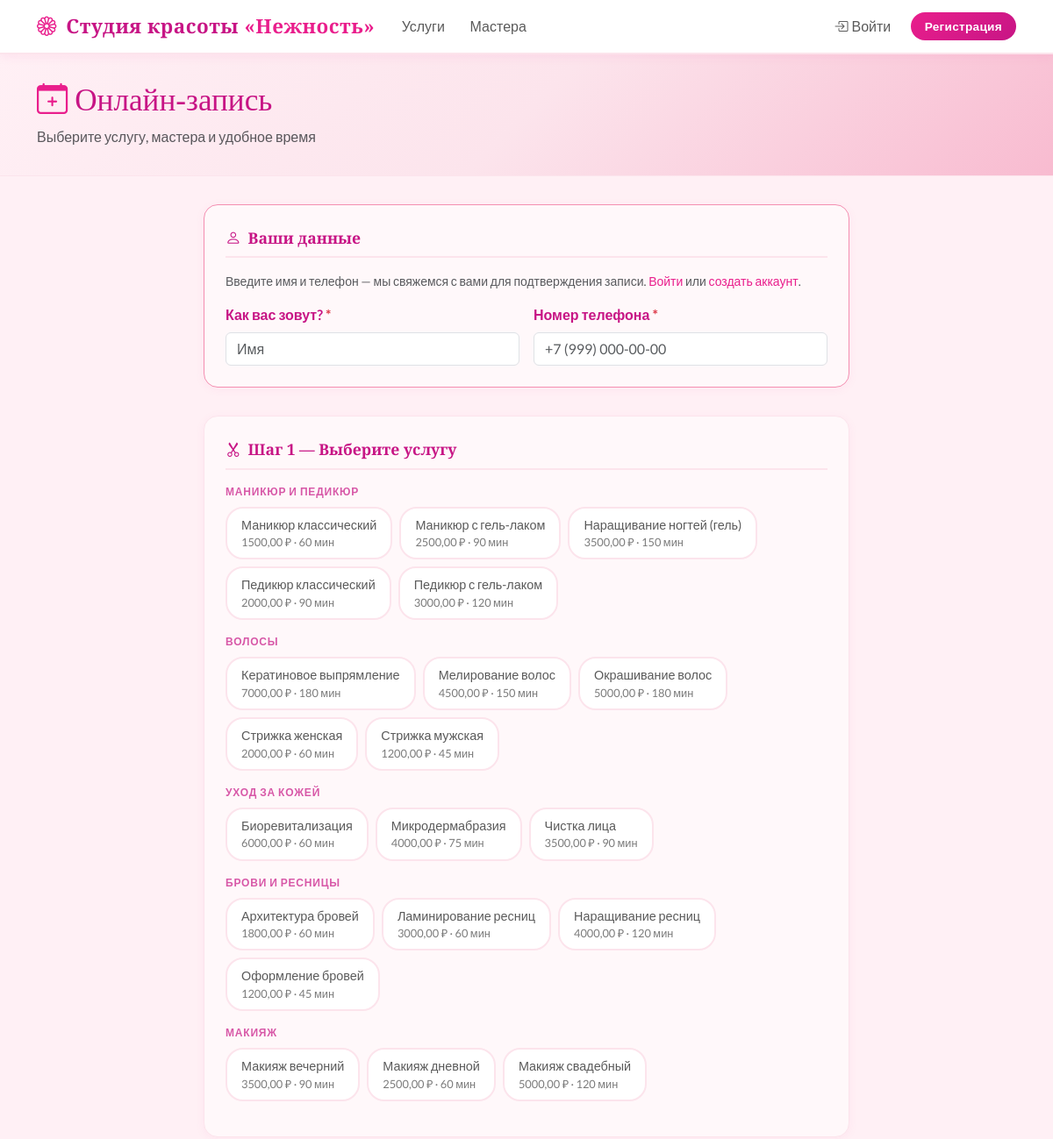
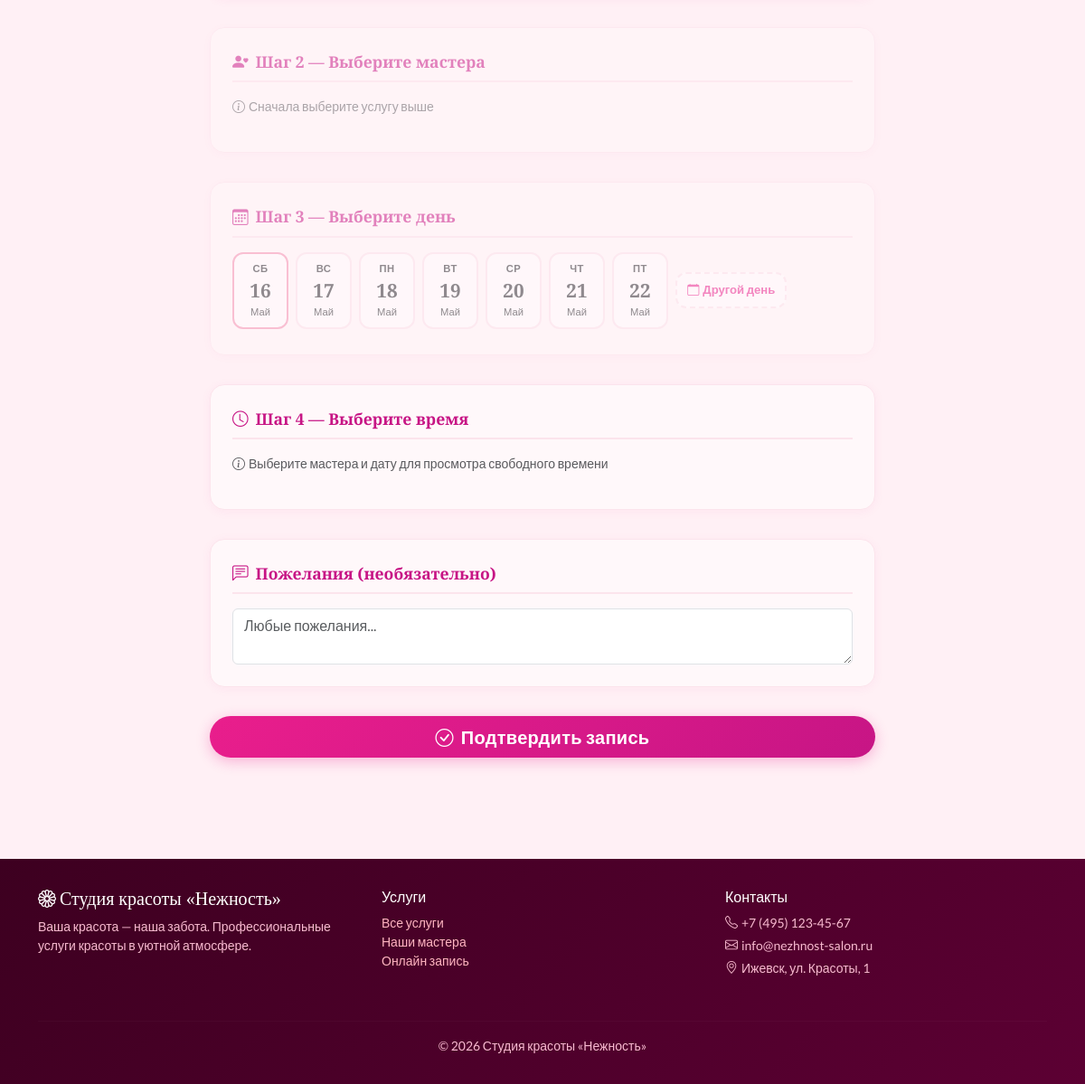
The app's page /bookings/book/ with its own data (2 pictures, top to bottom).
### apps/masters/models.py (models this page shows, shortened)
class Service(models.Model):
    CATEGORY_MANICURE = 'manicure'
    CATEGORY_HAIR = 'hair'
    CATEGORY_SKIN = 'skin'
    CATEGORY_BROWS = 'brows'
    CATEGORY_MAKEUP = 'makeup'
    CATEGORY_OTHER = 'other'
    CATEGORY_CHOICES = [
        (CATEGORY_MANICURE, 'Маникюр и педикюр'),
        (CATEGORY_HAIR, 'Волосы'),
        (CATEGORY_SKIN, 'Уход за кожей'),
        (CATEGORY_BROWS, 'Брови и ресницы'),
        (CATEGORY_MAKEUP, 'Макияж'),
        (CATEGORY_OTHER, 'Другое'),
    ]
    name = models.CharField('Название услуги', max_length=200)
    category = models.CharField('Категория', max_length=20, choices=CATEGORY_CHOICES, default=CATEGORY_OTHER)
    photo = models.ImageField('Фото услуги', upload_to='services/', blank=True, null=True)
    duration_minutes = models.PositiveIntegerField('Длительность (мин)')
    price = models.DecimalField('Цена', max_digits=10, decimal_places=2)
    description = models.TextField('Описание', blank=True)
    is_active = models.BooleanField('Активна', default=True)
    class Meta:
        verbose_name = 'Услуга'
        verbose_name_plural = 'Услуги'

### apps/bookings/views.py (the view, shortened to what this page needs)
# urls.py: path('book/', views.book, name='book'),
def book(request):
    client = None
    if request.user.is_authenticated:
        try:
            client = request.user.client_profile
        except Client.DoesNotExist:
            pass
    selected_service_id = request.GET.get('service', '')
    if request.method == 'POST':
        form = BookingForm(request.POST)
        selected_service_id = request.POST.get('service', selected_service_id)
        guest_name = request.POST.get('guest_name', '').strip()
        guest_phone = request.POST.get('guest_phone', '').strip()
        guest_errors = {}
        if not client:
            if not guest_name:
                guest_errors['guest_name'] = 'Пожалуйста, введите ваше имя.'
            if not guest_phone:
                guest_errors['guest_phone'] = 'Пожалуйста, введите номер телефона.'
        if form.is_valid() and not guest_errors:
            booking_master = form.cleaned_data['master']
            booking_service = form.cleaned_data['service']
            booking_date = form.cleaned_data['date']
            start_time = form.cleaned_data['start_time']
            end_time = form.cleaned_data['end_time']
            notes = form.cleaned_data.get('notes', '')
            with transaction.atomic():
                conflicts = Booking.objects.select_for_update().filter(
                    master=booking_master,
                    date=booking_date,
                    status__in=['pending', 'confirmed', 'arrived'],
                    start_time__lt=end_time,
                    end_time__gt=start_time,
                )
                if conflicts.exists():
                    messages.error(request, 'К сожалению, это время уже занято. Пожалуйста, выберите другое.')
                    return redirect('book')
                booking = Booking.objects.create(
                    client=client,
                    guest_name=guest_name if not client else '',
                    guest_phone=guest_phone if not client else '',
                    master=booking_master,
                    service=booking_service,
                    date=booking_date,
                    start_time=start_time,
                    end_time=end_time,
                    notes=notes,
                    status='pending',
                )
            messages.success(request, f'Заявка принята на {booking_date} в {start_time.strftime("%H:%M")}. Ожидайте звонка для подтверждения.')
            if client:
                return redirect('profile')
            else:
                return redirect('home')
    else:
        guest_errors = {}
        initial = {}
        if selected_service_id:
            initial['service'] = selected_service_id
        form = BookingForm(initial=initial)
    today = date.today()
    next_7_days = [today + timedelta(days=i) for i in range(7)]
    masters = Master.objects.filter(is_active=True)
    services = Service.objects.filter(is_active=True).order_by('category', 'name')
    categories_order = [c[0] for c in Service.CATEGORY_CHOICES]
    categories_labels = dict(Service.CATEGORY_CHOICES)
    services_by_category = []
    for cat_key in categories_order:
        cat_services = [s for s in services if s.category == cat_key]
        if cat_services:
            services_by_category.append({
                'key': cat_key,
                'label': categories_labels[cat_key],
                'services': cat_services,
            })
    effective_service_id = selected_service_id or (form.data.get('service') if request.method == 'POST' else '')
    initial_masters = []
    return render(request, 'client/book.html', {
        'form': form,
        'masters': masters,
        'services': services,
        'services_by_category': services_by_category,
        'today': today,
        'next_7_days': next_7_days,
        'selected_service_id': effective_service_id,
        'initial_masters': initial_masters,
        'is_guest': not client,
        'guest_errors': guest_errors,
        'guest_name_val': request.POST.get('guest_name', '') if request.method == 'POST' else '',
        'guest_phone_val': request.POST.get('guest_phone', '') if request.method == 'POST' else '',
    })

### templates/client/book.html (shortened to what this page needs)
{% extends 'base.html' %}
{% block content %}
<div class="page-header">
    <div class="container">
        <h1><i class="bi bi-calendar-plus me-2" style="color: var(--pink-primary);"></i>Онлайн-запись</h1>
        <p class="text-muted mb-0">Выберите услугу, мастера и удобное время</p>
    </div>
</div>
<div class="container pb-5">
    <div class="row justify-content-center">
        <div class="col-lg-8">
            <form method="post" id="booking-form">
                {% if is_guest %}
                <div class="card p-4 booking-section" style="border-color: var(--pink-accent);">
                    <div class="booking-section-title"><i class="bi bi-person me-2"></i>Ваши данные</div>
                    <p class="text-muted small mb-3">Введите имя и телефон — мы свяжемся с вами для подтверждения записи. <a href="/login/" class="text-decoration-none" style="color:var(--pink-primary);">Войти</a> или <a href="/register/" class="text-decoration-none" style="color:var(--pink-primary);">создать аккаунт</a>.</p>
                    <div class="row g-3">
                        <div class="col-sm-6">
                            <label class="form-label fw-semibold">Как вас зовут? <span class="text-danger">*</span></label>
                            <input type="text" name="guest_name" class="form-control {% if guest_errors.guest_name %}is-invalid{% endif %}"
                                   placeholder="Имя" value="{{ guest_name_val }}">
                        </div>
                        <div class="col-sm-6">
                            <label class="form-label fw-semibold">Номер телефона <span class="text-danger">*</span></label>
                            <input type="tel" name="guest_phone" class="form-control {% if guest_errors.guest_phone %}is-invalid{% endif %}"
                                   placeholder="+7 (999) 000-00-00" value="{{ guest_phone_val }}">
                        </div>
                    </div>
                </div>
                {% endif %}
                <div class="card p-4 booking-section">
                    <div class="booking-section-title"><i class="bi bi-scissors me-2"></i>Шаг 1 — Выберите услугу</div>
                    {% for cat in services_by_category %}
                    <div class="mb-3">
                        <div class="cat-label">{{ cat.label }}</div>
                        <div class="service-select-grid">
                            {% for service in cat.services %}
                            <div class="service-chip {% if selected_service_id == service.pk|stringformat:'s' %}selected{% endif %}"
                                 onclick="selectService({{ service.pk }}, this)">
                                <div>{{ service.name }}</div>
                                <div class="price">{{ service.price }} ₽ · {{ service.duration_minutes }} мин</div>
                            </div>
                            {% endfor %}
                        </div>
                    </div>
                    {% endfor %}
                </div>
                <div class="card p-4 booking-section" id="master-section" {% if not selected_service_id %}style="opacity:0.5; pointer-events:none;"{% endif %}>
                    <div class="booking-section-title"><i class="bi bi-person-heart me-2"></i>Шаг 2 — Выберите мастера</div>
                    <div id="masters-container">
                        {% if initial_masters %}
                        <div class="master-cards-grid">
                            {% for master in initial_masters %}
                            <div class="master-card" onclick="selectMaster({{ master.pk }}, this)">
                                <div class="master-photo">
                                    {% if master.photo %}<img src="{{ master.photo.url }}" alt="{{ master.full_name }}">
                                    {% else %}<span style="font-size:1.8rem;font-weight:700;">{{ master.full_name|slice:":1" }}</span>{% endif %}
                                </div>
                                <div class="master-name">{{ master.full_name }}</div>
                                <div class="master-spec">{{ master.specialization }}</div>
                            </div>
                            {% endfor %}
                        </div>
                        {% elif selected_service_id %}
                            <p class="text-muted small"><i class="bi bi-info-circle me-1"></i>Мастера для этой услуги не найдены</p>
                        {% else %}
                            <p class="text-muted small"><i class="bi bi-info-circle me-1"></i>Сначала выберите услугу выше</p>
                        {% endif %}
                    </div>
                </div>
                <div class="card p-4 booking-section" id="date-section" {% if not selected_service_id %}style="opacity:0.5; pointer-events:none;"{% endif %}>
                    <div class="booking-section-title"><i class="bi bi-calendar3 me-2"></i>Шаг 3 — Выберите день</div>
                    <div class="day-picker" id="day-picker">
                        {% for day in next_7_days %}
                        <div class="day-tile {% if forloop.first %}today{% endif %}"
                             data-date="{{ day|date:'Y-m-d' }}"
                             onclick="selectDay('{{ day|date:'Y-m-d' }}', this)">
                            <div class="day-name">{{ day|date:"D"|slice:":2" }}</div>
                            <div class="day-num">{{ day|date:"d" }}</div>
                            <div class="day-month">{{ day|date:"M" }}</div>
                        </div>
                        {% endfor %}
                        <div class="btn-other-day" onclick="showDatePicker()">
                            <i class="bi bi-calendar me-1"></i>Другой день
                        </div>
                    </div>
                </div>
                <div class="card p-4 booking-section" id="slots-section">
                    <div class="booking-section-title"><i class="bi bi-clock me-2"></i>Шаг 4 — Выберите время</div>
                    <div id="slots-container"
                         hx-get="/bookings/slots/"
                         hx-trigger="slotRefresh"
                         hx-include="#id_master, #id_service, #id_date"
                         hx-target="#slots-container"
                         hx-swap="innerHTML">
                        <p class="text-muted small"><i class="bi bi-info-circle me-1"></i>Выберите мастера и дату для просмотра свободного времени</p>
                    </div>
                </div>
                <div class="card p-4 booking-section">
                    <div class="booking-section-title"><i class="bi bi-chat-left-text me-2"></i>Пожелания (необязательно)</div>
                    <textarea name="notes" class="form-control" rows="2"
                              placeholder="Любые пожелания...">{{ form.notes.value|default:'' }}</textarea>
                </div>
                <div class="d-grid">
                    <button type="submit" class="btn btn-pink btn-lg">
                        <i class="bi bi-check-circle me-2"></i>Подтвердить запись
                    </button>
                </div>
            </form>
        </div>
    </div>
</div>
{% endblock %}

### records on screen
Service: name "Маникюр классический", price "1500,00", duration_minutes "60"
Service: name "Маникюр с гель-лаком", price "2500,00", duration_minutes "90"
Service: name "Наращивание ногтей (гель)", price "3500,00", duration_minutes "150"
Service: name "Педикюр классический", price "2000,00", duration_minutes "90"
Service: name "Педикюр с гель-лаком", price "3000,00", duration_minutes "120"
Service: name "Кератиновое выпрямление", price "7000,00", duration_minutes "180"
Service: name "Мелирование волос", price "4500,00", duration_minutes "150"
Service: name "Окрашивание волос", price "5000,00", duration_minutes "180"
Service: name "Стрижка женская", price "2000,00", duration_minutes "60"
Service: name "Стрижка мужская", price "1200,00", duration_minutes "45"
Service: name "Биоревитализация", price "6000,00", duration_minutes "60"
Service: name "Микродермабразия", price "4000,00", duration_minutes "75"
Service: name "Чистка лица", price "3500,00", duration_minutes "90"
Service: name "Архитектура бровей", price "1800,00", duration_minutes "60"
Service: name "Ламинирование ресниц", price "3000,00", duration_minutes "60"
Service: name "Наращивание ресниц", price "4000,00", duration_minutes "120"
Service: name "Оформление бровей", price "1200,00", duration_minutes "45"
Service: name "Макияж вечерний", price "3500,00", duration_minutes "90"
Service: name "Макияж дневной", price "2500,00", duration_minutes "60"
Service: name "Макияж свадебный", price "5000,00", duration_minutes "120"

### other values on screen
{{ cat.label }} "МАНИКЮР И ПЕДИКЮР" "ВОЛОСЫ" "УХОД ЗА КОЖЕЙ" "БРОВИ И РЕСНИЦЫ" "МАКИЯЖ"
{{ day|date:"D"|slice:":2" }} "СБ" "ВС" "ПН" "ВТ" "СР" "ЧТ" "ПТ"
{{ day|date:"d" }} "16" "17" "18" "19" "20" "21" "22"
{{ day|date:"M" }} "Май" "Май" "Май" "Май" "Май" "Май" "Май"
